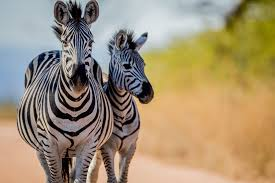
#> input picture TB/Feature_tb/FAST_tb/zebra.jpg, 275 x 183 px
$ python compare.py
#> lines starting #> are read from the running program, lines starting #| are printed output that depends on the picture
### TB/Feature_tb/FAST_tb/fast.py
import numpy as np
import matplotlib.pyplot as plt
from PIL import Image

def detect_fast_features(image, threshold=35, N=9):

    rows, cols = image.shape

    # 16 pixel offsets on a Bresenham circle of radius 3
    circle_offsets = [
        (0, -3), (1, -3), (2, -2), (3, -1),
        (3, 0), (3, 1), (2, 2), (1, 3),
        (0, 3), (-1, 3), (-2, 2), (-3, 1),
        (-3, 0), (-3, -1), (-2, -2), (-1, -3)
    ]

    raw_corners = []

    # Create an empty score map for NMS
    score_map = np.zeros((rows, cols), dtype=np.float32)

    # ==========================================
    # STAGE 1 & 2: Circle Test & RTL Scoring
    # ==========================================
    for y in range(3, rows - 3):
        for x in range(3, cols - 3):
            Ip = int(image[y, x])

            # RTL hardware clamps bounds at 0 and 255
            upper = min(255, Ip + threshold)
            lower = max(0, Ip - threshold)

            # Fetch the brightness of the 16 circle pixels
            circle_pixels = [int(image[y + dy, x + dx]) for dx, dy in circle_offsets]

            is_corner = False

            # Check for N consecutive points
            extended_circle = circle_pixels + circle_pixels[:N-1]
            for i in range(16):
                segment = extended_circle[i:i+N]
                if all(p > upper for p in segment):
                    is_corner = True
                    break
                elif all(p < lower for p in segment):
                    is_corner = True
                    break

            # Sum differences for ALL 16 pixels
            if is_corner:
                sum_bright = sum(p - upper for p in circle_pixels if p > upper)
                sum_dark = sum(lower - p for p in circle_pixels if p < lower)

                score = max(sum_bright, sum_dark)

                raw_corners.append((x, y))
                score_map[y, x] = score

    # ==========================================
    # STAGE 3: 3x3 NMS
    # ==========================================
    final_corners = []

    for x, y in raw_corners:
        c = score_map[y, x]

        if (c > score_map[y-1, x-1] and c > score_map[y-1, x] and c > score_map[y-1, x+1] and
            c > score_map[y,   x-1] and                           c > score_map[y,   x+1] and
            c > score_map[y+1, x-1] and c > score_map[y+1, x] and c > score_map[y+1, x+1]):

            final_corners.append((x, y))

    return final_corners

# [19 lines that do not run on import are left out]

### TB/Feature_tb/FAST_tb/compare.py
import cv2
import numpy as np
import matplotlib.pyplot as plt

# Import your custom FAST implementation from your fast.py file
from fast import detect_fast_features

def save_corners_to_txt(corners, filename):
    """Saves a list of (x, y) tuples to a text file."""
    with open(filename, 'w') as f:
        for x, y in corners:
            # Saving as integer coordinates: x,y
            f.write(f"{int(x)},{int(y)}\n")

def calculate_accuracy(test_corners, ref_corners, distance_threshold=3.0):
    """
    Calculates the matching accuracy between two sets of corners.
    A test corner matches a reference corner if the Euclidean distance is <= distance_threshold.
    """
    if not test_corners or not ref_corners:
        return 0.0, 0.0, 0

    test_arr = np.array(test_corners)
    ref_arr = np.array(ref_corners)

    matches = 0
    matched_ref_indices = set()

    for t_pt in test_arr:
        dists = np.linalg.norm(ref_arr - t_pt, axis=1)
        min_idx = np.argmin(dists)

        if dists[min_idx] <= distance_threshold and min_idx not in matched_ref_indices:
            matches += 1
            matched_ref_indices.add(min_idx)

    accuracy = (matches / len(test_corners)) * 100.0 if len(test_corners) > 0 else 0.0
    recall = (matches / len(ref_corners)) * 100.0 if len(ref_corners) > 0 else 0.0

    return accuracy, recall, matches

def load_corners_from_txt(filename):
    """Loads a list of (x, y) tuples from a text file."""
    corners = []
    try:
        with open(filename, 'r') as f:
            for line in f:
                # Assuming format is "x, y" or "x,y"
                parts = line.strip().replace(' ', '').split(',')
                if len(parts) >= 2:
                    corners.append((float(parts[0]), float(parts[1])))
    except FileNotFoundError:
        print(f"Warning: {filename} not found. Returning empty list.")
    return corners

def main():
    image_path = 'zebra.jpg'
    rtl_txt_path = r'D:\Ahmed\Projects\Graduation_Project\Codes\RTL\fast\rtl_corners.txt'

    # 1. Load image
    img_gray = cv2.imread(image_path, cv2.IMREAD_GRAYSCALE)
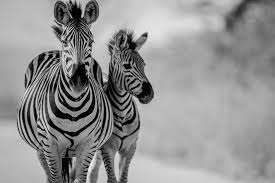
#> img_gray: shape (183, 275); min 0, max 248, mean 146.4
    if img_gray is None:
        print(f"Error: Could not load {image_path}. Check the path.")
        return

    img_rgb = cv2.cvtColor(cv2.imread(image_path), cv2.COLOR_BGR2RGB)

    # ---> ADD THESE TWO LINES TO FIX THE RESOLUTION MISMATCH <---
    img_gray = cv2.resize(img_gray, (1280, 720), interpolation=cv2.INTER_LINEAR)
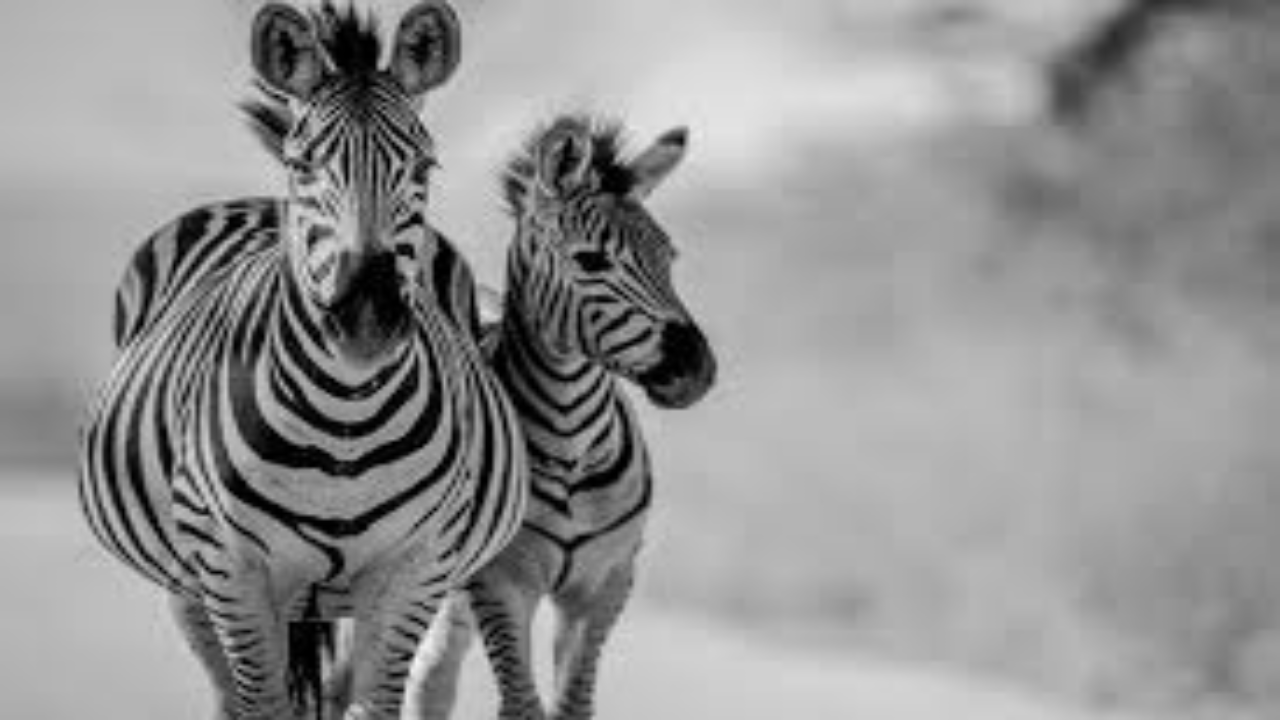
#> img_gray: shape (720, 1280); min 0, max 245, mean 146.3
    img_rgb = cv2.resize(img_rgb, (1280, 720), interpolation=cv2.INTER_LINEAR)
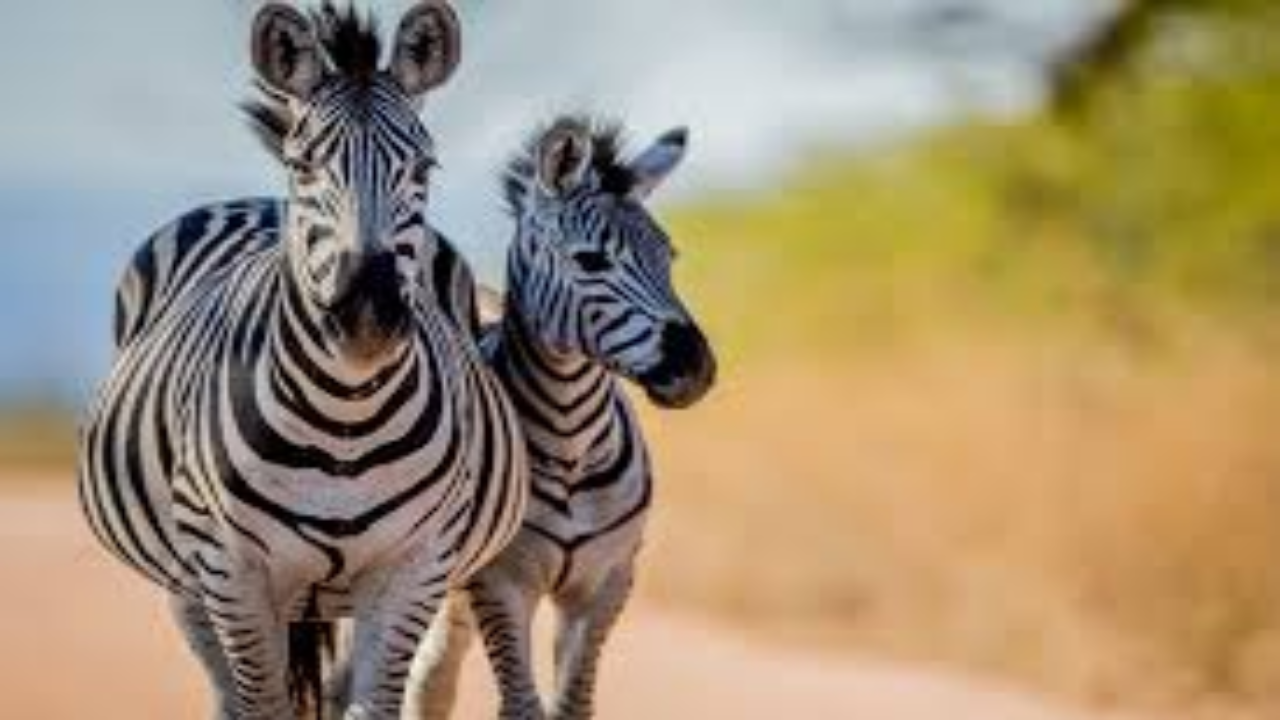
#> img_rgb: shape (720, 1280, 3); mean R, G, B 161.6, 144.4, 116.2

    # 2. Run Custom Python FAST
    print("Running Custom Python FAST...")
    # Matching the default parameters from your script
    custom_corners = detect_fast_features(img_gray, threshold=35, N=9)
#> after the loop in detect_fast_features, `for y in range(3, rows - 3):`:
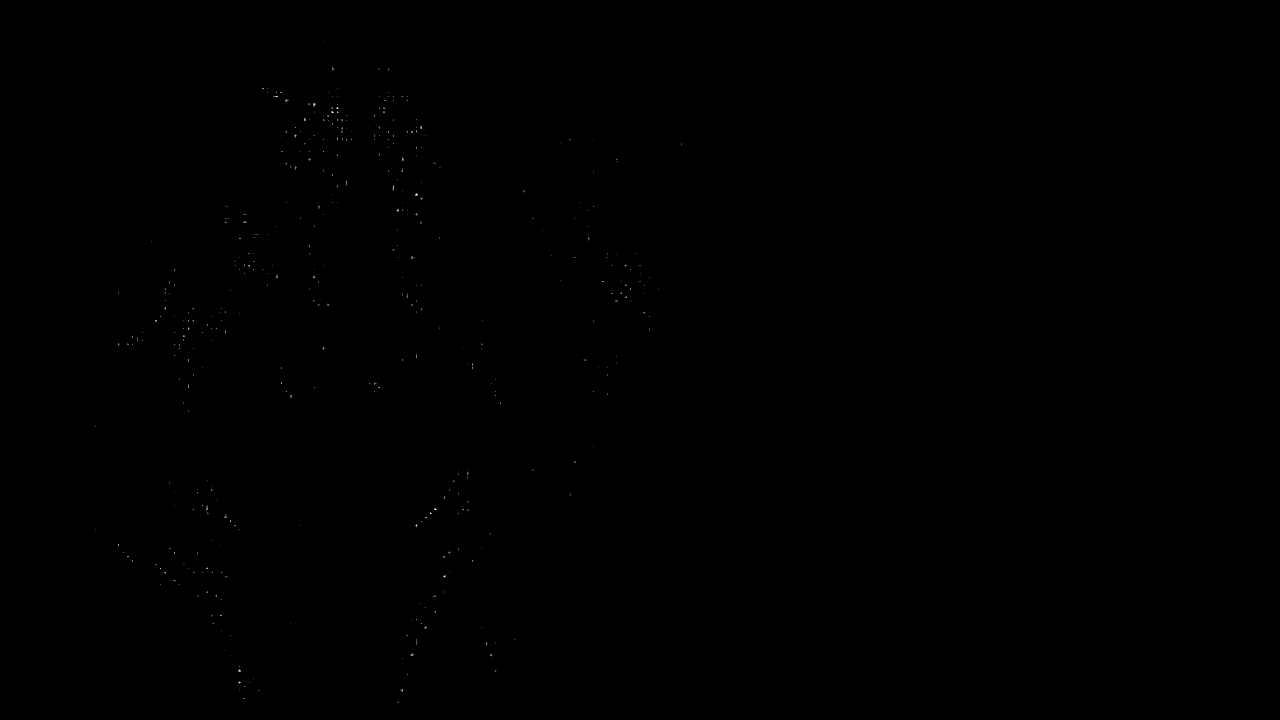
#> score_map: shape (720, 1280) float32; min 0, max 808, mean 0.3; drawn with min black and max white
#> after the loop in detect_fast_features, `for y in range(3, rows - 3):`: raw_corners = 1081 pairs, first value 95 to 682, second value 41 to 702
#> the loop in detect_fast_features, `for x, y in raw_corners:` made 1081 passes
#> (x, y, c) on passes 1 to 3: (323, 41, 133), (332, 67, 219), (332, 68, 342)
#> after the loop in detect_fast_features, `for x, y in raw_corners:`: final_corners = 447 pairs, first value 95 to 682, second value 41 to 702
#> custom_corners has the same summary as final_corners in detect_fast_features
    save_corners_to_txt(custom_corners, 'python_corners.txt')
#> the loop in save_corners_to_txt, `for x, y in corners:` made 447 passes
#> (x, y) on passes 1 to 3: (323, 41), (332, 68), (379, 68)
    print(f"-> Saved {len(custom_corners)} custom corners to python_corners.txt")
#| -> Saved 447 custom corners to python_corners.txt

    # 3. Run OpenCV FAST
    print("Running OpenCV FAST...")
    # Initialize OpenCV FAST to match your specs: Threshold 35, FAST-9, with NMS
    fast_cv = cv2.FastFeatureDetector_create(
        threshold=35,
        nonmaxSuppression=True,
        type=cv2.FAST_FEATURE_DETECTOR_TYPE_9_16
    )
    keypoints = fast_cv.detect(img_gray, None)
#> keypoints = 436 keypoints; strongest (x, y, size): (314, 104, 7), (444, 576, 7), (239, 670, 7), (416, 194, 7)

    # Extract (x,y) from the KeyPoint objects
    opencv_corners = [(kp.pt[0], kp.pt[1]) for kp in keypoints]
#> opencv_corners = 436 pairs, first value 95 to 682, second value 41 to 702
    save_corners_to_txt(opencv_corners, 'opencv_corners.txt')
#> the loop in save_corners_to_txt (call 2), `for x, y in corners:` made 436 passes
    print(f"-> Saved {len(opencv_corners)} OpenCV corners to opencv_corners.txt")
#| -> Saved 436 OpenCV corners to opencv_corners.txt

    # 4. Load RTL Corners
    print("Loading RTL corners...")
    rtl_corners = load_corners_from_txt(rtl_txt_path)
    print(f"-> Loaded {len(rtl_corners)} RTL corners from {rtl_txt_path}")

    # 5. Calculate Accuracy
    print("\n--- Accuracy Metrics (Distance Threshold: 3.0 pixels) ---")

    # RTL vs Python
    acc_rtl_py, rec_rtl_py, match_rtl_py = calculate_accuracy(rtl_corners, custom_corners, 3.0)
#> acc_rtl_py = 0; rec_rtl_py = 0; match_rtl_py = 0
    print(f"RTL vs Python:")
    print(f"  Matches: {match_rtl_py} / RTL Total: {len(rtl_corners)} / Python Total: {len(custom_corners)}")
#|   Matches: 0 / RTL Total: 0 / Python Total: 447
    print(f"  RTL Accuracy (Matches/RTL): {acc_rtl_py:.2f}%")
#|   RTL Accuracy (Matches/RTL): 0.00%
    print(f"  RTL Recall (Matches/Python): {rec_rtl_py:.2f}%\n")
#|   RTL Recall (Matches/Python): 0.00%

    # RTL vs OpenCV
    acc_rtl_cv, rec_rtl_cv, match_rtl_cv = calculate_accuracy(rtl_corners, opencv_corners, 3.0)
#> acc_rtl_cv = 0; rec_rtl_cv = 0; match_rtl_cv = 0
    print(f"RTL vs OpenCV:")
    print(f"  Matches: {match_rtl_cv} / RTL Total: {len(rtl_corners)} / OpenCV Total: {len(opencv_corners)}")
#|   Matches: 0 / RTL Total: 0 / OpenCV Total: 436
    print(f"  RTL Accuracy (Matches/RTL): {acc_rtl_cv:.2f}%")
#|   RTL Accuracy (Matches/RTL): 0.00%
    print(f"  RTL Recall (Matches/OpenCV): {rec_rtl_cv:.2f}%\n")
#|   RTL Recall (Matches/OpenCV): 0.00%

    # 6. Visualization
    print("Generating visualization plot...")
    fig, axes = plt.subplots(1, 3, figsize=(18, 6), sharex=True, sharey=True)

    titles = [f"RTL Corners ({len(rtl_corners)})",
              f"Python Corners ({len(custom_corners)})",
              f"OpenCV Corners ({len(opencv_corners)})"]
#> titles = ['RTL Corners (0)', 'Python Corners (447)', 'OpenCV Corners (436)']

    corner_sets = [rtl_corners, custom_corners, opencv_corners]
    colors = ['red', 'cyan', 'lime']

    for ax, title, corners, color in zip(axes, titles, corner_sets, colors):
        ax.imshow(img_rgb)
        ax.set_title(title, fontsize=14, fontweight='bold')
        ax.axis('off')
        if corners:
            xs, ys = zip(*corners)
            ax.scatter(xs, ys, c=color, s=15, marker='x', linewidths=1.5)
#> this loop made 3 passes

    plt.tight_layout()
    plt.show()
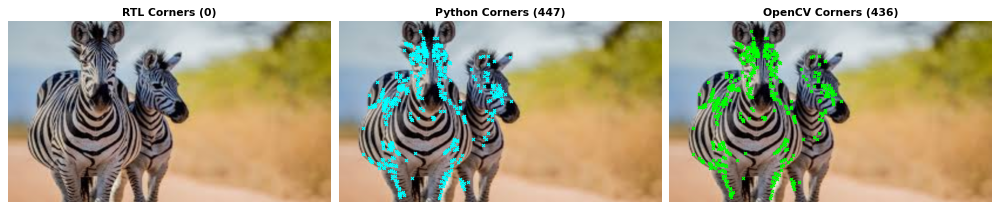
#> figure drawn by matplotlib, 3 panels

if __name__ == "__main__":
    main()

$ run again, with TB/Feature_tb/FAST_tb/cat.jpg copied over TB/Feature_tb/FAST_tb/zebra.jpg
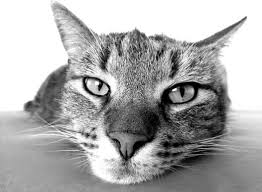
#> input picture TB/Feature_tb/FAST_tb/cat.jpg, 262 x 192 px
#> in main, img_gray is the input picture: shape (192, 262); min 0, max 255, mean 172.6
#> in main, `img_gray = cv2.resize(img_gray, (1280, 720), interpolation=cv2.INTER_L..`:
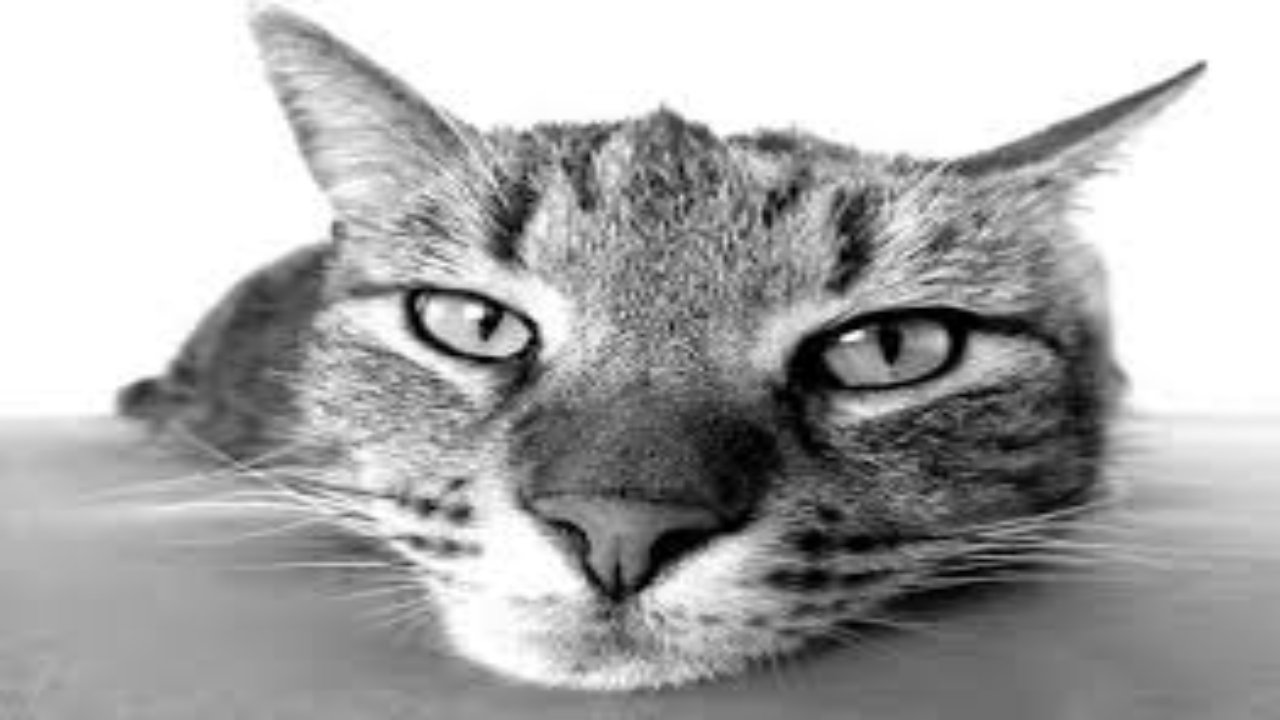
#> img_gray: shape (720, 1280); min 0, max 255, mean 172.5
#> after the loop in detect_fast_features, `for y in range(3, rows - 3):`: raw_corners = 419 pairs, first value 251 to 1203, second value 65 to 687
#> the loop in detect_fast_features, `for x, y in raw_corners:` made 419 passes
#> (x, y, c) on passes 1 to 3: (1199, 65, 288), (1202, 65, 131), (1203, 65, 190)
#> after the loop in detect_fast_features, `for x, y in raw_corners:`: final_corners = 190 pairs, first value 251 to 1203, second value 65 to 687
#> custom_corners has the same summary as final_corners in detect_fast_features
#> the loop in save_corners_to_txt, `for x, y in corners:` made 190 passes
#> (x, y) on passes 1 to 3: (1199, 65), (1203, 65), (730, 140)
#| -> Saved 190 custom corners to python_corners.txt
#> keypoints = 185 keypoints; strongest (x, y, size): (681, 196, 7), (843, 339, 7), (686, 339, 7), (691, 354, 7)
#> opencv_corners = 185 pairs, first value 251 to 1203, second value 65 to 687
#> the loop in save_corners_to_txt (call 2), `for x, y in corners:` made 185 passes
#| -> Saved 185 OpenCV corners to opencv_corners.txt
#> acc_rtl_py = 0
#|   Matches: 0 / RTL Total: 0 / Python Total: 190
#|   RTL Accuracy (Matches/RTL): 0.00%
#|   RTL Recall (Matches/Python): 0.00%
#|   Matches: 0 / RTL Total: 0 / OpenCV Total: 185
#|   RTL Accuracy (Matches/RTL): 0.00%
#|   RTL Recall (Matches/OpenCV): 0.00%
#> titles = ['RTL Corners (0)', 'Python Corners (190)', 'OpenCV Corners (185)']
#> the loop in main, `for ax, title, corners, color in zip(axes, titles, corner_sets, colors):` made 3 passes
#> in main, `plt.show()`:
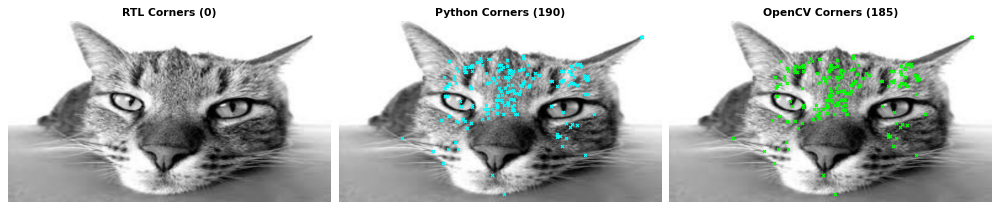
#> figure drawn by matplotlib, 3 panels
